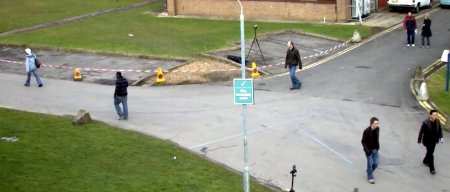
#> input picture plugins/openCV/pictures/resframe.jpg, 450 x 192 px
$ python CloudApp.py pictures/resframe.jpg   (Python 2 division)
#> lines starting #> are read from the running program, lines starting #| are printed output that depends on the picture; after the words box and inside, x2 and y2 are one past the last pixel; in counts of white or black regions, pixels touching at a corner belong together
# This python program uses openCV and skimage to detect the percentage of cloud coverage in a camera image and uses this data
# ANL:waggle-license
#  This file is part of the Waggle Platform.  Please see the file
#  LICENSE.waggle.txt for the legal details of the copyright and software
#  license.  For more details on the Waggle project, visit:
#           http://www.wa8.gl
# ANL:waggle-license
# to make a prediction of the weather. It also uses Caffe to classify the type of cloud environment that is observed.
#Usage: python CloudApp.py <image>.jpg
from __future__ import division
from skimage.segmentation import mark_boundaries
from skimage.segmentation import slic
from skimage.util import img_as_float
import sys, os
import numpy as np
os.environ['GLOG_minloglevel'] = '2' #This line hides Caffe's lengthy layer output
import caffe
import cv2

def run_caffe():
    print 'Initializing Caffe....\n'
    sys.path.insert(0, '.') #Make sure you are running from /AppFiles directory

    MODEL_FILE = 'AppFiles/deploy.prototxt'
    PRETRAINED = 'AppFiles/caffenet_train_iter_250.caffemodel'
    MEAN_FILE = np.load('AppFiles/mean.npy').mean(1).mean(1)
#> (reads plugins/openCV/AppFiles/mean.npy from the repository)

    caffe.set_mode_cpu()
#> (this line was passed over: caffe is not available in this run)
#> (the call stopped at in run_caffe, `net = caffe.Classifier(MODEL_FILE, PRETRAINED, mean=MEAN_FILE, channel..`: caffe is not available in this run)
#> further down, input is the input picture: shape (192, 450, 3); mean B, G, R 123.6, 146.7, 143.5
    net = caffe.Classifier(MODEL_FILE, PRETRAINED,
                       mean=MEAN_FILE,
                       channel_swap=(2,1,0),
                       raw_scale=255,
                       image_dims=(64, 64))

    for arg in sys.argv[1:]:
        input_image = caffe.io.load_image(arg)

    print 'Classifying ' + arg + '.....\n'

    prediction = net.predict([input_image], oversample=False)
    output = net.forward()
    output_prob = output['prob'][0]  # the output probability vector for the first image in the batch

    # load ImageNet labels
    labels_file = 'AppFiles/synset_words.txt'
    labels = np.loadtxt(labels_file, str, delimiter='\t')
    # sort top five predictions from softmax output
    top_inds = output_prob.argsort()[::-1][:5]  # reverse sort and take five largest items
    for i in top_inds:
        per = output_prob[i] * 100
        print "{:10.4f}".format(per), 'percent accuracy for guess', labels[i]

    #viewing model weights
    net = caffe.Net(MODEL_FILE, PRETRAINED, caffe.TEST)
    params = ['conv1', 'conv2', 'fc6']
    # fc_params = {name: (weights, biases)}
    fc_params = {pr: (net.params[pr][0].data, net.params[pr][1].data) for pr in params}

    for fc in params:
        print '\n{} weights are {} dimensional and biases are {} dimensional'.format(fc, fc_params[fc][0].shape, fc_params[fc][1].shape)


def resize(im):
    height, width = 2592, 1944
    res = cv2.resize(im,(0,0), fx=0.5, fy=0.5)#resize photo to 1/4 original size
    return res

def superPixel(image):
    #def colors in HSV
    low_blue = np.array([90,50,50])
    high_blue = np.array([130,255,255])
    # show the output of SLIC
    print '\nPerforming superpixel calculations...\n'
    segments = slic(img_as_float(image), n_segments = 50, sigma = 5)#SLIC superpixel algorithm
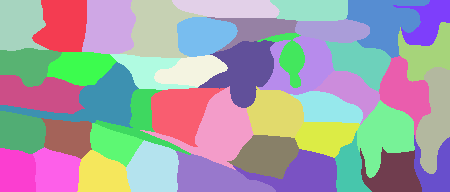
#> segments: shape (192, 450) int64; 45 distinct labels, from 1 to 45; one colour per label, 0 black
    '''Uncomment to see mapping of superpixels for each image
    fig = plt.figure("Superpixels")
    ax = fig.add_subplot(1, 1, 1)
    ax.imshow(mark_boundaries(img_as_float(cv2.cvtColor(image, cv2.COLOR_BGR2RGB)), segments))
    plt.axis("off")
    plt.show()
    '''
    bigMask = np.zeros(image.shape[:2], dtype = "uint8")
    finalBlue = image.copy()
    # loop over the unique segment values
    for (i, segVal) in enumerate(np.unique(segments)):
        # construct a mask for the segment
        mask = np.zeros(image.shape[:2], dtype = "uint8")
        mask[segments == segVal] = 255
        img = cv2.bitwise_and(image, image, mask = mask) #this is the current superpixel
        hsv = cv2.cvtColor(img, cv2.COLOR_BGR2HSV)  #view superpixel in HSV colors
        blueMask = cv2.inRange(hsv, low_blue, high_blue) #apply a blue mask to each superpixel
        bigMask += blueMask
#> this loop made 45 passes
#> pass 1, in superPixel, `img = cv2.bitwise_and(image, image, mask = mask)`:
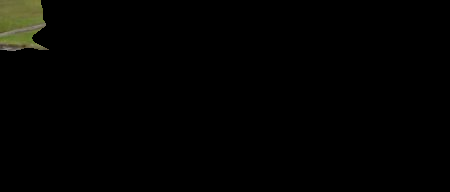
#> img: shape (192, 450, 3); mean B, G, R 1.5, 2.7, 2.6
#> pass 2, in superPixel, `img = cv2.bitwise_and(image, image, mask = mask)`:
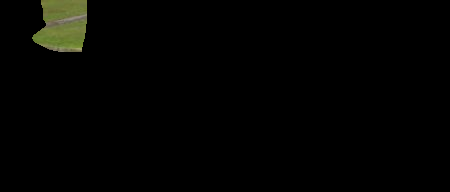
#> img: shape (192, 450, 3); mean B, G, R 1.7, 3.3, 3
#> after the loop:
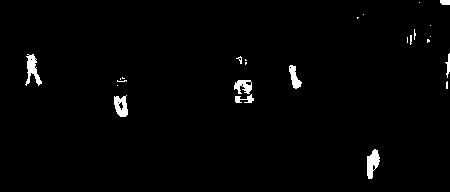
#> bigMask: shape (192, 450); 1.6% white; 25 white regions (16 under 20 px), largest, box (x1, y1, x2, y2) and area: (25, 54, 42, 86) 250, (367, 149, 380, 179) 246, (114, 95, 128, 117) 213
#> after the loop: hsv: shape (192, 450, 3); mean H, S, V 1, 3.4, 3.3
#> after the loop:
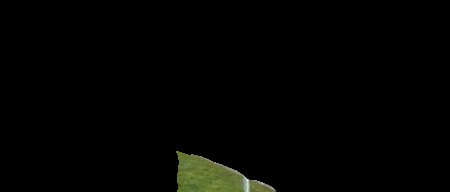
#> img: shape (192, 450, 3); mean B, G, R 1.7, 3.3, 2.9
#> after the loop:
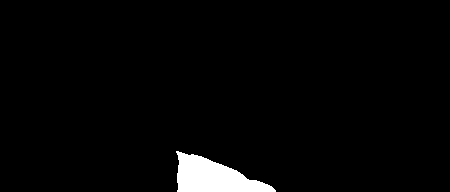
#> mask: shape (192, 450); 2.7% white; 1 white region, box (x1, y1, x2, y2) and area: (176, 151, 276, 192) 2358
    newMask = np.zeros(image.shape[:2], dtype = "uint8")
    newMask = cv2.bitwise_not(bigMask, newMask)       #flip the big mask so it finds everything that is not blue
    #calculations on percent cloud cover
    numCloudPix = cv2.countNonZero(newMask)
#> numCloudPix = 85049
    numTotalPix = cv2.countNonZero(bigMask) + numCloudPix #5038848?
#> numTotalPix = 86400
    percentCloudPix =  ((numCloudPix / numTotalPix) * 100)
#> percentCloudPix = 98.44
    finalBlue = cv2.bitwise_and(finalBlue, finalBlue, mask = newMask)  #apply non-blue mask to original image
    line = ("Cloud coverage: %d%%" % percentCloudPix)
#> line = 'Cloud coverage: 98%'
    if percentCloudPix >= 70:
        line = line + " Status: Overcast Clouds"
    elif percentCloudPix < 70 and percentCloudPix >= 25:
        line = line + " Status: Moderate Clouds"
    elif percentCloudPix < 25 and percentCloudPix >= 1 :
        line = line + " Status: Clear Skies"
    elif percentCloudPix < 1:
        line = "Cannot detect clouds: Camera is obstructed or it is night."
    finalBlue = resize(finalBlue)
#> in resize, `res = cv2.resize(im,(0,0), fx=0.5, fy=0.5)#resize photo to 1/4 origina..`:
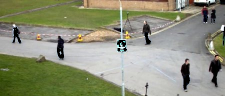
#> res: shape (96, 225, 3); mean B, G, R 121.6, 145, 142.2
    #cv2.putText(finalBlue,line,(5,950), cv2.FONT_HERSHEY_SIMPLEX, 1,(0,0,0),7)             #Uncomment these lines to print text on image
    #cv2.putText(finalBlue,line,(5,950), cv2.FONT_HERSHEY_SIMPLEX, 1,(255,255,255),2)
    print line
#| Cloud coverage: 98% Status: Overcast Clouds
    return finalBlue

if __name__ == '__main__':
    run_caffe()
    input = cv2.imread(sys.argv[1])
    input = input[0:1924, 0:1914]  #2592x1944   #crop photo to 2000x1940 (Removes camera lens from image)
    final = superPixel(input)
    #cv2.imwrite('out.jpg', final)  #Uncomment to save thresholded image.
    print 'Done.'
